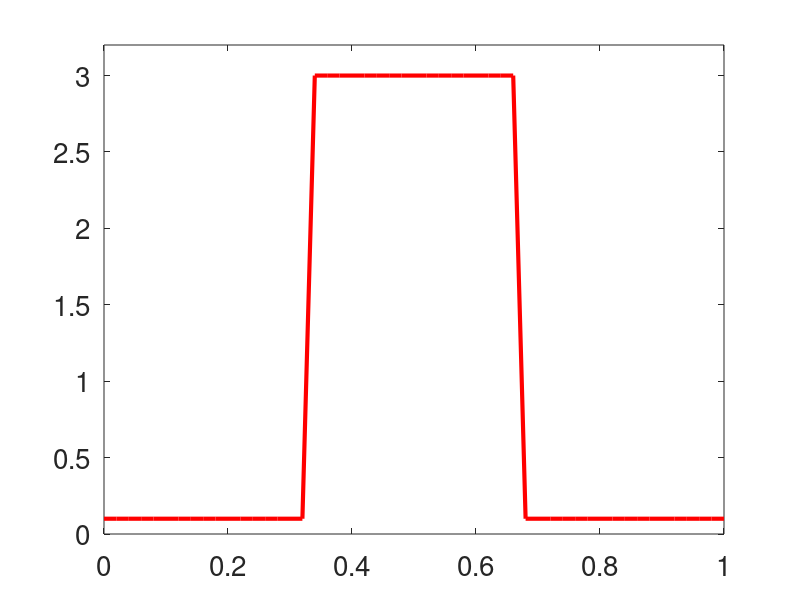

This figure's MATLAB source: (Note: this script raises an error after producing the figure.)
% Heat equation by method of lines

n = 50; % Number of intervals
h = 1/n;
D = 0.1; % Heat diffusion coefficient
aux = zeros(n-1,1);
aux(1) = -2;
aux(2) = 1;
L = toeplitz(aux);
a = 0.1;
f = zeros(n-1,1);
f(1) = a;
f(n-1) = a;

rhs = @(t,u) (D/h^2)*(L*u + f);

x = (1/n)*(1:n-1)';
u0 = a*ones(n-1,1);
I = find(x>1/3 & x <2/3);
u0(I) = 3*ones(length(I),1);

%%

figure(1)
plot([0:1/n:1],[a;u0;a],'r-','LineWidth',3)
axis([0,1,0,3.2])
set(gca,'FontSize',20)

pause

% Propagating

tspan = [0:0.02:1];

[time,u] = ode15s(rhs,tspan,u0);
%%
figure(2)
for j = 1:length(time)
    plot([0:1/n:1],[a,u(j,:),a],'k-','LineWidth',3)
    text(0.2,2,['t =' num2str(time(j))],'FontSize',20)
    axis([0,1,0,3.2])
    set(gca,'FontSize',20) 
    pause(0.1)
end

pause

% Demonstration that it does not work backwards in time

reverse_rhs = @(t,u) (-D/h^2)*(L*u + f);

tspan = [0:0.02:1];

noiselev = 1e-8;
%noiselev = 0;

noise = noiselev*randn(n-1,1);
u_final = u(end,:)' + noise;
[time,u] = ode15s(reverse_rhs,tspan,u_final);

figure(3)
cont = 0;
for j = 1:length(time)
    plot([0:1/n:1],[a,u(j,:),a],'k-','LineWidth',3)
    axis([0,1,0,3.2])
    text(0.2,2,['t =' num2str(time(j))],'FontSize',20)
    if max(u(j,:))>3 & cont == 0
        pause
        cont = 1;
    end
    set(gca,'FontSize',20) 
    pause(0.5)
    if max(u(j,:))>100
        break
    end
end